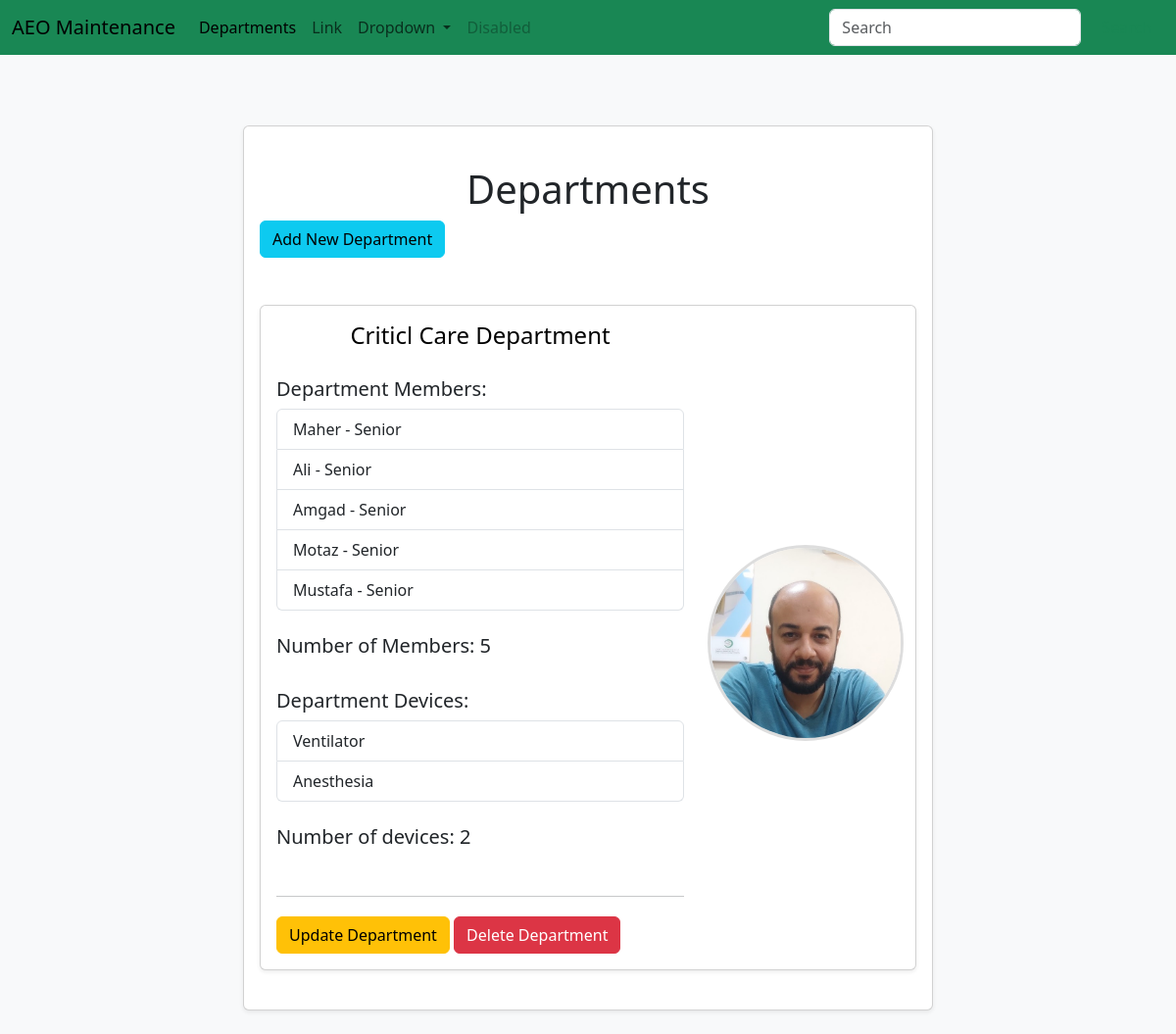
/departments/, run on an earlier commit of the app's database.
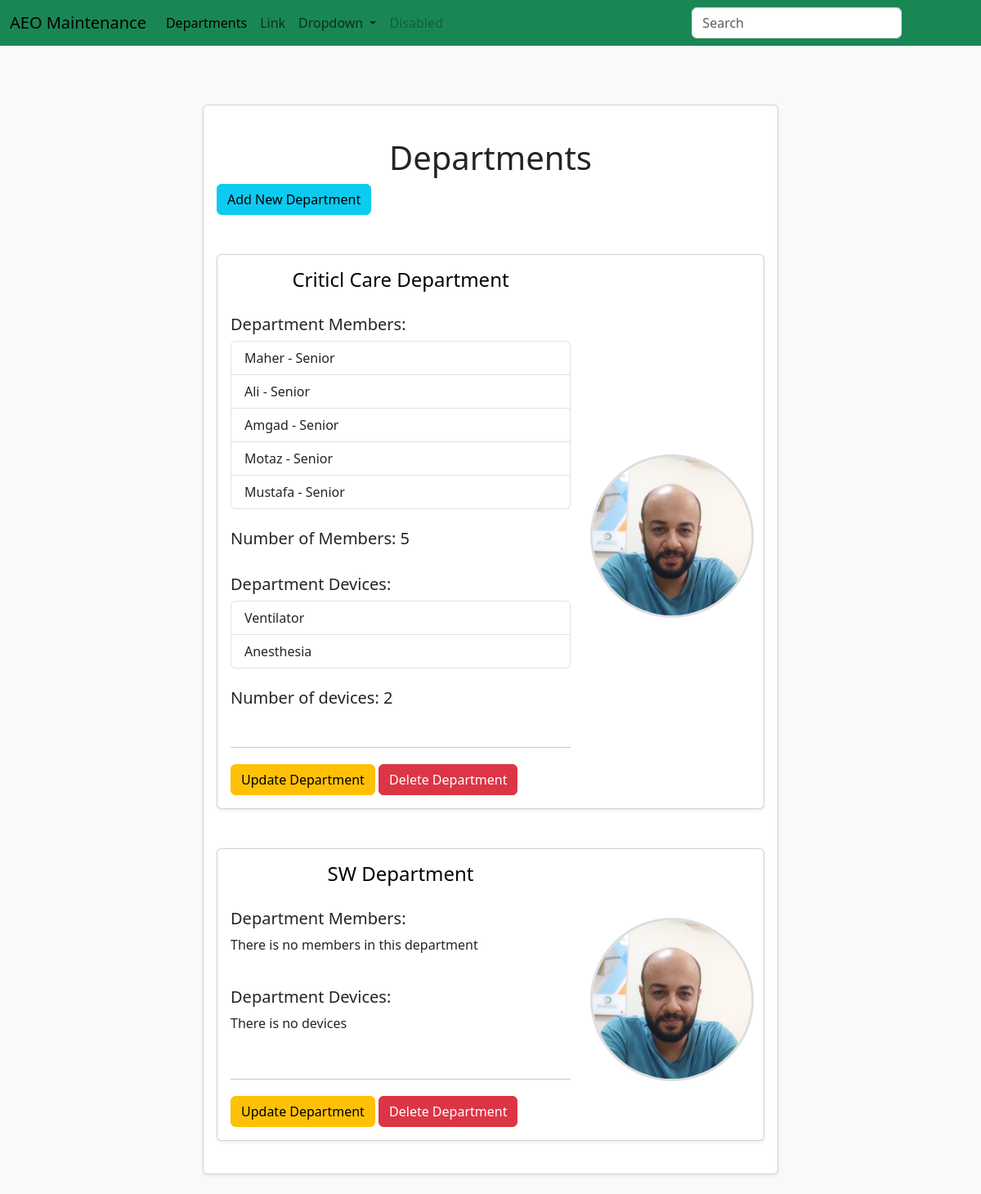
And on a later commit of the database.
### maintenance_system/models.py (models this page shows, shortened)
class Department(db.Model):
	id = db.Column(db.Integer, primary_key=True)
	name = db.Column(db.String(80), unique=True)
	members = db.relationship('User', backref='department', lazy=True)
	devices = db.relationship('Device', backref='department', lazy=True)

class User(db.Model):
	id = db.Column(db.Integer, primary_key=True)
	username = db.Column(db.String(80), unique=True)
	email = db.Column(db.String(120), unique=True)
	password = db.Column(db.String(120))
	rank = db.Column(db.String(120), default="Junior")
	profile_pic = db.Column(db.String(120), default="default.jpg")
	department_id = db.Column(db.Integer, db.ForeignKey('department.id'))
	machines = db.relationship('Machine', backref='user', lazy=True)
	hospitals = db.relationship('Hospital', secondary='user_hospital', backref='users', lazy='dynamic')

class Device(db.Model):
	id = db.Column(db.Integer, primary_key=True)
	name = db.Column(db.String(80), unique=True)
	department_id = db.Column(db.Integer, db.ForeignKey('department.id'))
	models = db.relationship('Model', backref='device', lazy=True)

### maintenance_system/routes.py (the view)
@app.route('/departments/', methods=['GET', 'POST'])
def departments():
	form = DepartmentForm()
	departments = Department.query.all()
	return render_template('departments.html', departments=departments, form=form)

### maintenance_system/forms.py (shortened to what this page needs)
class DepartmentForm(FlaskForm):
	name = StringField('Department Name', validators=[DataRequired(), Length(min=2, max=20)])
	submit = SubmitField('Add')

### maintenance_system/Templates/departments.html (shortened to what this page needs)
{% extends "layout.html"%}
{% block content %}
<div class="row justify-content-center">
	<div class="col-lg-8 mt-4 mb-4">
		<div class="card p-3 shadow-sm">
			<div class="row">
				<div class="col-md-8 col-lg-12 mt-4 mb-4">
					<h1 class="text-center">Departments</h1>
					<button type="button" class="btn btn-info btn-md" data-bs-toggle="modal"
						data-bs-target="#addDepartment">Add
						New Department</button>
				</div>
				{% for department in departments %}
				<div class="col-md-8 col-lg-12 mt-4 mb-4">
					<div class="card p-3 shadow-sm">
						<div class="row align-items-center">
							<div class="col-lg-8 col-12">
								<a href="{{ url_for('devices', department_id = department.id)}}" class="anchor-custom">
									<h4 class="mb-1 text-center">{{department.name}} Department</h4>
								</a>
								<br>
								<h5>Department Members: </h5>
								{% if department.members%}
								<div class="list-group">
									{% for member in department.members%}
									<a href="{{ url_for('user', id = member.id)}}"
										class="list-group-item list-group-item-action">{{ member.username }} - {{
										member.rank }}</a>
									{% endfor%}
								</div>
								<br>
								<h5>Number of Members: {{ department.members|length }}</h5>
								{% else %}
								<p> There is no members in this department</p>
								{% endif %}
								<br>
								<h5>Department Devices: </h5>
								{% if department.devices%}
								<div class="list-group">
									{% for device in department.devices%}
									<a href=" {{url_for( 'models', device_id=device.id) }}"
										class="list-group-item list-group-item-action">{{
										device.name }}</a>
									{% endfor%}
								</div>
								<br>
								<h5>Number of devices: {{ department.devices|length }}</h5>
								{% else %}
								<p>There is no devices</p>
								{% endif%}
								<br>
								<hr>
								<div>
									<button type="button" class="btn btn-warning btn-custom mt-1" data-bs-toggle="modal"
										data-bs-target="#updateDepartment{{ department.id }}">Update
										Department</button>
									<button type="button" class="btn btn-danger custom-button mt-1"
										data-bs-toggle="modal"
										data-bs-target="#deleteDepartment{{ department.id }}">Delete
										Department </button>
								</div>
							</div>
							<div class="col-lg-4 text-center mt-1">
								<img src="{{ url_for('static', filename='images/profile.jpg')}}" alt="User Photo"
									class="rounded-photo mt-2">
							</div>
						</div>
					</div>
				</div>
				{% endfor %}
			</div>
		</div>
	</div>
</div>
{% endblock%}

### maintenance_system/Templates/layout.html (shortened to what this page needs)
<!doctype html>
<html lang="en">
<head>
	<link href="https://cdn.jsdelivr.net/npm/bootstrap@5.3.3/dist/css/bootstrap.min.css" rel="stylesheet"
>
	<link href="{{ url_for('static', filename='css/style.css')}}" rel="stylesheet">
</head>
<body>
	<nav class="navbar navbar-expand-lg bg-body-success bg-success">
		<div class="container-fluid">
			<a class="navbar-brand" href="#">AEO Maintenance</a>
			<div class="collapse navbar-collapse" id="navbarSupportedContent">
				<ul class="navbar-nav me-auto mb-2 mb-lg-0">
					<li class="nav-item">
						<a class="nav-link active" aria-current="page" href="{{ url_for('departments') }}">Departments</a>
					</li>
					<li class="nav-item">
						<a class="nav-link" href="#">Link</a>
					</li>
					<li class="nav-item dropdown">
						<a class="nav-link dropdown-toggle" href="#" role="button" data-bs-toggle="dropdown"
							aria-expanded="false">
							Dropdown
						</a>
					</li>
					<li class="nav-item">
						<a class="nav-link disabled" aria-disabled="true">Disabled</a>
					</li>
				</ul>
				<form class="d-flex" role="search">
					<input class="form-control me-2" type="search" placeholder="Search" aria-label="Search">
					<button class="btn btn-outline-success" type="submit">Search</button>
				</form>
			</div>
		</div>
	</nav>
	<div class="container-fluid container-md">
		<div class="container mt-5">
			<div class="row justify-content-center">
				{% block content %}
				{% endblock %}
			</div>
		</div>
	</div>
</body>
</html>

### maintenance_system/static/css/style.css (style rules this page uses)
body { background-color: #f8f9fa; }
.rounded-photo { width: 200px; height: 200px; object-fit: cover; border-radius: 50%; border: 3px solid #ddd; }
.anchor-custom { text-decoration: none; color: black; cursor: pointer; transition: color 0.3s ease; }

What changed in the data, as far as the page shows it:
added Department: name "SW", shows "There is no members in this department", shows "There is no devices"
